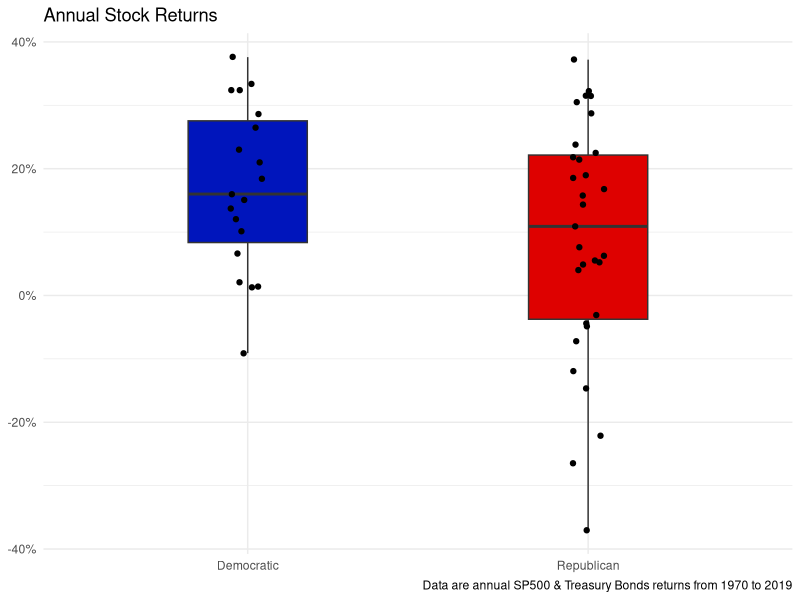

Recreate this plot in R. (Note: this script raises an error after producing the figure.)
## ---- chunk 1
library(readxl)
library(tidyverse)
library(here)
library(scales)
## ---- chunk 2
# Load the data!
data <- read_xlsx(here("data_input/president-bond-stock-change-correlation.xlsx"),
  skip = 4
) %>%
  rename(
    stock_return = `S&P 500 Index `, # excel saves spaces stupidly.
    year = ` Year`,
    bond_return = `100% Bonds `
  )
## ---- chunk 3
# Plot!
pmap(
  .l = list(
    cols_to_plot <- c("stock_return", "bond_return"),
    names_to_plot <- c("Stock", "Bond")
  ), 
  .f = function(cols_to_plot, names_to_plot) {

    # parameter set up:
    political_colors <- c("#0015BC", "#DE0100")
    plot_title <- paste0("Annual ", names_to_plot, " Returns")
    plot_caption <- paste0(
      "Data are annual SP500 & Treasury Bonds returns from ",
      min(data$year),
      " to ",
      max(data$year)
    )

    # grab the means for each party for each asset class
    party_means <- data %>%
      select(Party, stock_return, bond_return) %>%
      group_by(Party) %>%
      summarize(
        stock_return = mean(stock_return),
        bond_return = mean(bond_return),
        .groups = "drop"
      ) %>%
      select(-Party) %>%
      identity()

    # Plot #1: Boxplot
    data %>%
      ggplot(aes(x = Party, y = get(cols_to_plot))) +
      geom_boxplot(aes(fill = Party), width = 0.35) +
      geom_jitter(width = 0.05) +
      scale_fill_manual(values = political_colors) +
      scale_y_continuous(labels = percent_format(accuracy = 2)) +
      theme_minimal() +
      labs(
        title = plot_title,
        caption = plot_caption
      ) +
      theme(
        legend.position = "none",
        axis.title = element_blank()
      ) +
      ggsave(filename = here(paste0("plots/box_", names_to_plot, ".png")))


    # Plot #2: Density plot
    #  (2 = Repub, 1 = Dem)
    data %>%
      ggplot() +
      geom_density(aes(y = get(cols_to_plot), fill = Party), alpha = 0.75) +
      scale_fill_manual(values = political_colors) +
      coord_flip() +
      geom_hline(yintercept = mean(data$stock_return)) +
      geom_hline(yintercept = pull(party_means[1, cols_to_plot]), color = political_colors[1]) +
      geom_hline(yintercept = pull(party_means[2, cols_to_plot]), color = political_colors[2]) +
      theme_minimal() +
      theme(
        legend.position = "top",
        legend.title = element_blank(),
        axis.title = element_blank()
      ) +
      scale_y_continuous(
        labels = percent_format(accuracy = 2),
        # goes in ylim because of flipped coordinates.
        limits = c(-0.4, 0.4)
      ) +
      labs(
        title = plot_title,
        subtitle = "Vertical Bars are means",
        caption = plot_caption
      ) +
      ggsave(filename = here(paste0("plots/density_", names_to_plot, ".png")))
  }
)
